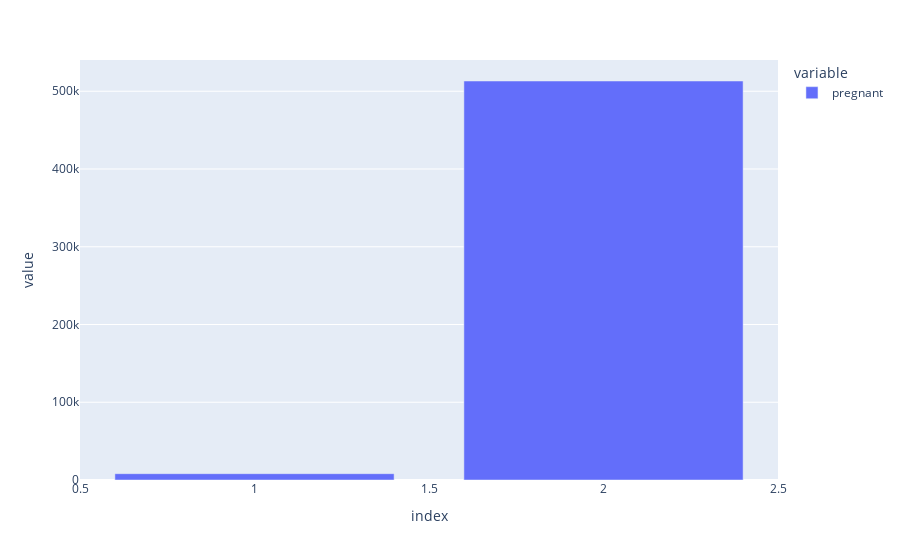

Here is the notebook cell this chart was saved with:
### Markdown cell above
## pregnant

### Code cell
# distribuição de frequências
print(df['pregnant'].value_counts())
px.bar(df['pregnant'].value_counts())

### Figure 1 — Plotly figure (JSON) as saved in the notebook; plotly's stock layout.template omitted (floating-point values rounded to 4 significant figures)
{"data": [{"alignmentgroup": "True", "hovertemplate": "variable=pregnant<br>index=%{x}<br>value=%{y}<extra></extra>", "legendgroup": "pregnant", "marker": {"color": "#636efa", "pattern": {"shape": ""}}, "name": "pregnant", "offsetgroup": "pregnant", "orientation": "v", "showlegend": true, "textposition": "auto", "type": "bar", "x": [2, 1], "xaxis": "x", "y": [513179, 8131], "yaxis": "y"}], "layout": {"barmode": "relative", "legend": {"title": {"text": "variable"}, "tracegroupgap": 0}, "margin": {"t": 60}, "xaxis": {"anchor": "y", "domain": [0, 1], "title": {"text": "index"}}, "yaxis": {"anchor": "x", "domain": [0, 1], "title": {"text": "value"}}}}
